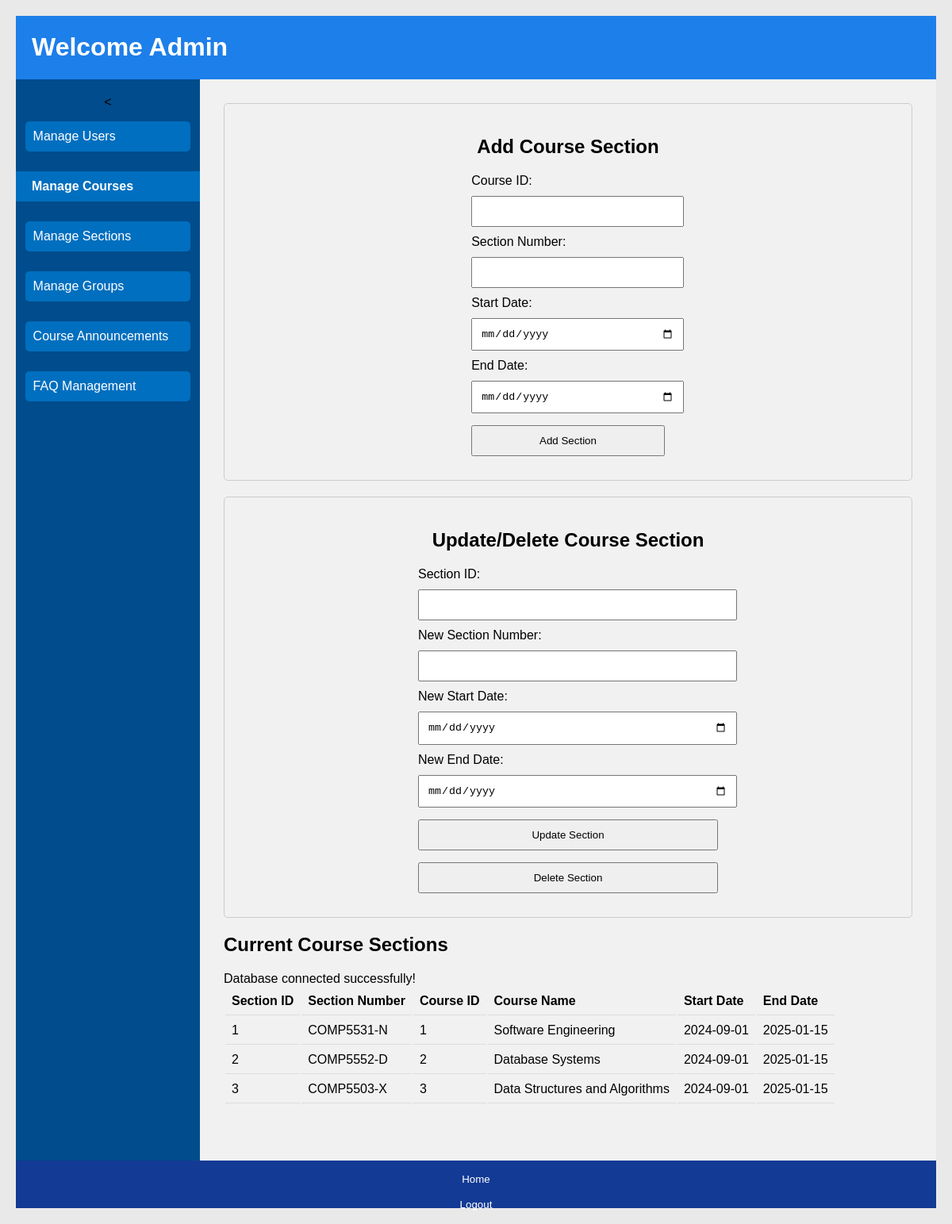
/users/admin/manage_sections.php, run on an earlier commit of the app's database.
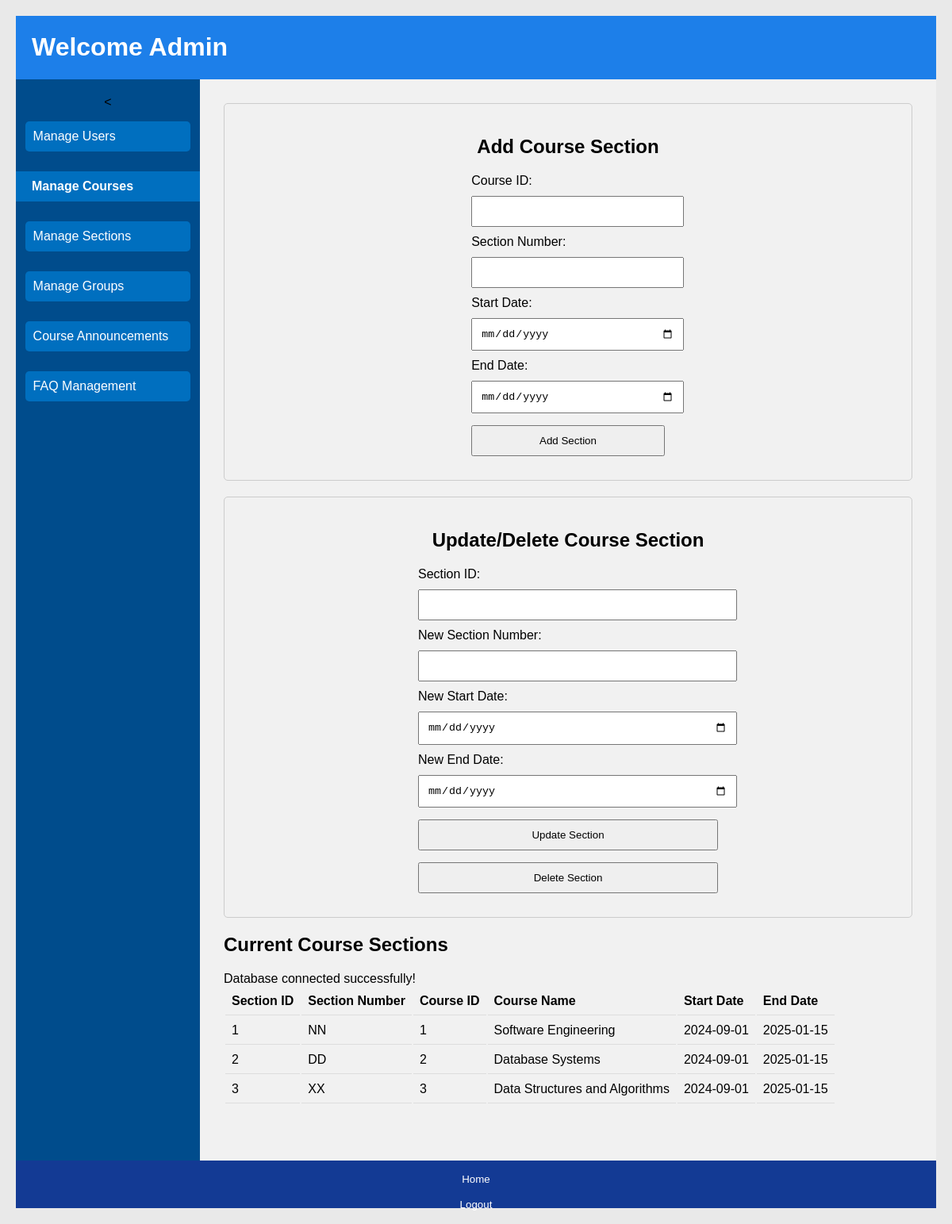
And on a later commit of the database.
### tables this page shows
CREATE TABLE IF NOT EXISTS CourseSection (
  SectionID INT AUTO_INCREMENT PRIMARY KEY,
  CourseID INT,
  SectionNumber VARCHAR(10),
  StartDate DATE,
  EndDate DATE,
  FOREIGN KEY (CourseID) REFERENCES Course(CourseID) ON DELETE CASCADE
);

CREATE TABLE IF NOT EXISTS Course (
  CourseID INT AUTO_INCREMENT PRIMARY KEY,
  CourseCode VARCHAR(10) UNIQUE NOT NULL,
  Name VARCHAR(255),
  StartDate DATE,
  EndDate DATE
);

### users/admin/manage_sections.php (the view, shortened to what this page needs)
<!DOCTYPE html>
<html lang="en">
<head>
    <link rel="stylesheet" href="../../css/index.css">
</head>
<body>
    <div class="page">
        <header class="header">
            <h1>Welcome Admin</h1>
        </header>
        <div class="sidebar">
        <<button onclick="location.href='manage_user.php'">Manage Users</button>
            <button class="is-selected" onclick="location.href='manage_courses.php'">Manage Courses</button>
            <button onclick="location.href='manage_sections.php'">Manage Sections</button>
            <button onclick="location.href='manage_groups.php'">Manage Groups</button>
            <button onclick="location.href='manage_announcements.php'">Course Announcements</button>
            <button onclick="location.href='manage_faqs.php'">FAQ Management</button>
        </div>
        <main class="main">
            <div class="form-container">
                <h2>Add Course Section</h2>
                <form id="addSectionForm">
                    <label for="courseID">Course ID:</label>
                    <input type="text" id="courseID" name="courseID" required>
                    <label for="sectionNumber">Section Number:</label>
                    <input type="text" id="sectionNumber" name="sectionNumber" required>
                    <label for="startDate">Start Date:</label>
                    <input type="date" id="startDate" name="startDate" required>
                    <label for="endDate">End Date:</label>
                    <input type="date" id="endDate" name="endDate" required>
                    <button type="button" onclick="submitForm('addSectionForm');">Add Section</button>
                </form>
            </div>
            <div class="form-container">
                <h2>Update/Delete Course Section</h2>
                <form id="updateSectionForm">
                    <label for="sectionID">Section ID:</label>
                    <input type="text" id="sectionID" name="sectionID" required>
                    <label for="newSectionNumber">New Section Number:</label>
                    <input type="text" id="newSectionNumber" name="newSectionNumber">
                    <label for="newStartDate">New Start Date:</label>
                    <input type="date" id="newStartDate" name="newStartDate">
                    <label for="newEndDate">New End Date:</label>
                    <input type="date" id="newEndDate" name="newEndDate">
                    <button type="button" onclick="submitForm('updateSectionForm');">Update Section</button>
                    <button type="button" onclick="submitForm('updateSectionForm', 'delete');">Delete Section</button>
                </form>
            </div>
            <div class="table-container">
    <h2>Current Course Sections</h2>
    <table>
        <thead>
            <tr>
                <th>Section ID</th>
                <th>Section Number</th>
                <th>Course ID</th>
                <th>Course Name</th>
                <th>Start Date</th>
                <th>End Date</th>
            </tr>
        </thead>
        <tbody>
            <?php
            require_once '../../database.php';
            try {
                $sql = 'SELECT cs.SectionID, cs.SectionNumber, cs.CourseID, c.Name AS CourseName, cs.StartDate, cs.EndDate
                        FROM CourseSection cs
                        JOIN Course c ON cs.CourseID = c.CourseID';
                $stmt = $pdo->query($sql);
                while ($row = $stmt->fetch(PDO::FETCH_ASSOC)) {
                    echo "<tr>
                            <td>{$row['SectionID']}</td>
                            <td>{$row['SectionNumber']}</td>
                            <td>{$row['CourseID']}</td>
                            <td>{$row['CourseName']}</td>
                            <td>{$row['StartDate']}</td>
                            <td>{$row['EndDate']}</td>
                          </tr>";
                }
            } catch (PDOException $e) {
                echo "Database error: " . $e->getMessage();
            }
            ?>
        </tbody>
    </table>
</div>
        </main>
        <footer class="footer">
            <button onclick="location.href='home.php'">Home</button>
            <button onclick="location.href='logout.php'">Logout</button>
        </footer>
    </div>
</body>
</html>

### css/global.css (style rules this page uses)
:root { --white: #fffffe; --red10: #e25454; --red20: #cb4c4c; --green10: #75bb45; --green20: #68a83e; --blue10: #78C0E0; --blue20: #449DD1; --blue25: #3a83ad; --blue30: #192BC2; --blue40: #004C8C; --blue45: #013763; --blue50: #150578; --blue60: #0E0E52; --button: 500 0.875rem/1rem Roboto; }

### css/home.css (style rules this page uses)
body { font-family: "Roboto", Arial, sans-serif; margin: 0; background-color: #e9e9e9; }
.page { display: grid; grid-template-columns: 20% 1fr; grid-template-rows: 80px 1fr 60px; block-size: 100vh; grid-template-areas: "header header" "sidebar main" "footer footer"; }
.page .header { grid-area: header; background-color: #0e78eaed; color: white; padding-left: 20px; }
.page .sidebar { grid-area: sidebar; background-color: #004c8c; display: flex; flex-direction: column; align-items: center; gap: 10px; padding-top: 20px; }
.sidebar button { display: block; width: 90%; padding: 10px; font-size: 16px; color: white; background-color: #006fbf; border: none; border-radius: 5px; cursor: pointer; text-align: left; }
.sidebar button.is-selected { display: block; width: 100%; padding: 10px; padding-left: 20px; font-size: 16px; font-weight: 600; color: white; background-color: #006fbf; border: none; border-radius: 0; cursor: pointer; text-align: left; }
.page .main { grid-area: main; padding: 30px; background-color: #f1f1f1; overflow-y: auto; }
.page .footer { grid-area: footer; background-color: #133a94; color: white; padding: 10px; text-align: center; }
.footer button { background: none; border: none; color: white; padding: 1px 20px; cursor: pointer; }

### css/login.css (style rules this page uses)
body { font-family: "Roboto", Arial, sans-serif; margin: 0 ; }
.form-container { display: flex; flex-direction: column; align-items: center; }

### users/admin/manage_sections.php (style rules this page uses)
body { font-family: Arial, sans-serif; margin: 20px; }
.form-container { margin-bottom: 20px; padding: 20px; border: 1px solid #ccc; border-radius: 5px; }
.table-container { margin-top: 20px; border-collapse: collapse; width: 100%; }
.table-container th, .table-container td { padding: 8px; text-align: left; border-bottom: 1px solid #ddd; }
label { display: block; margin-bottom: 5px; }
input, button { width: 100%; padding: 10px; margin-top: 5px; margin-bottom: 10px; }

What changed in the data, as far as the page shows it:
changed coursesection "Software Engineering": SectionNumber "COMP5531-N" → "NN"
changed coursesection "Database Systems": SectionNumber "COMP5552-D" → "DD"
changed coursesection "Data Structures and Algorithms": SectionNumber "COMP5503-X" → "XX"
